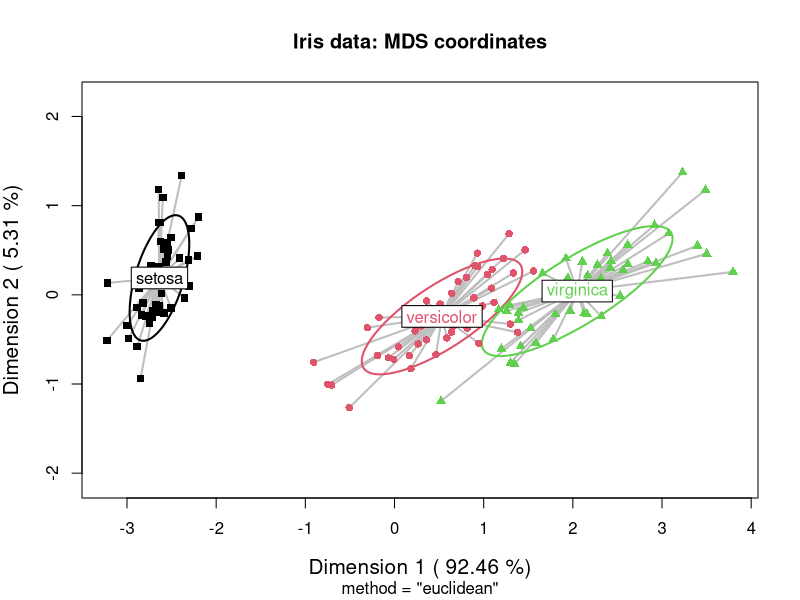
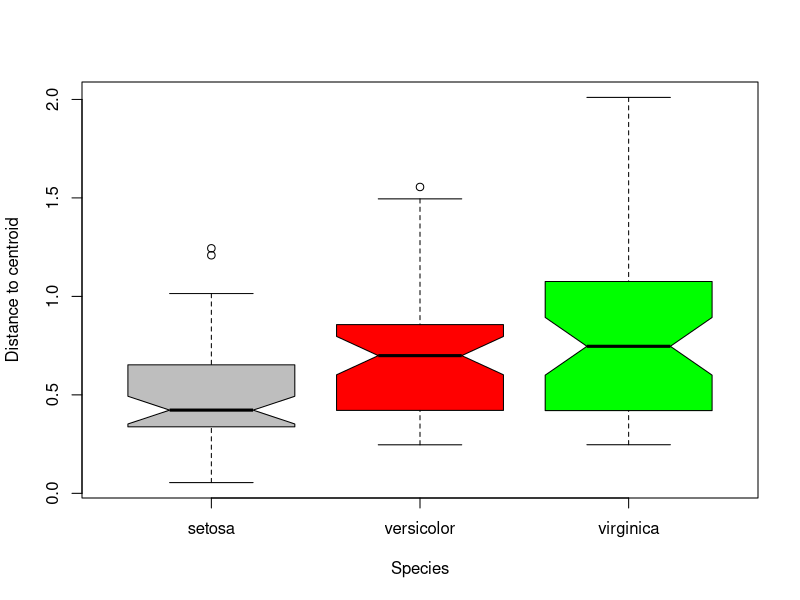

Generate these figures, in order, with R: (Note: this script raises an error after producing the figures.)
#' ---
#' title: "betadisper examples for EqCov paper"
#' author: "Michael Friendly"
#' date: "21 Jun 2016"
#' ---

#' This script reproduces all of the analysis and graphs for betadisper examples 
#' in the paper and also includes other analyses not described there.  It is set up as an
#' R script that can be "compiled" to HTML, Word, or PDF using `knitr::knit()`.  This is most
#' convenient within R Studio via the `File -> Compile Notebook` option.

#+ echo=FALSE
knitr::opts_chunk$set(warning=FALSE, message=FALSE, R.options=list(digits=4))

#' ## Load packages and the data
#' NB: This example requires vegan >= 2.4-0
library(vegan)
data(iris)

#' Calculate distances and run `betadisper`
dst <- dist(iris[,1:4])
iris.bd <- betadisper(dst, iris$Species)
iris.bd
anova(iris.bd)
permutest(iris.bd)

labs <- paste("Dimension", 1:4, "(", 
              round(100*iris.bd$eig / sum(iris.bd$eig), 2), "%)")

plot(iris.bd, cex=1, pch=15:17,
     main="Iris data: MDS coordinates", cex.lab=1.25,
     xlab=labs[1], ylab=labs[2],
     hull=FALSE, ellipse=TRUE, conf=0.68, lwd=2)


#' Boxplot of dispersions
boxplot(iris.bd, xlab="Species", notch=TRUE, col=c("gray", "red", "green"))

#' ## Skulls data
#' 
data(Skulls, package="heplots")
dst <- dist(Skulls[, -1])
skulls.bd <- betadisper(dst, Skulls$epoch)
skulls.bd
anova(skulls.bd)
permutest(skulls.bd)

plot(skulls.bd, main="Skulls data: MDS coordinates", 
     hull=FALSE, ellipse=TRUE, conf=0.68)
boxplot(skulls.bd, notch=TRUE, col="lightblue", xlab="Epoch")



#' ## Wine data
data(Wine, package="candisc")
dst <- dist(Wine[, -1])
wine.bd <- betadisper(dst, Wine$Cultivar)
wine.bd
anova(wine.bd)
permutest(wine.bd)

#plot(wine.bd, hull=FALSE, ellipse=TRUE, conf=0.68)
boxplot(wine.bd, xlab="Cultivar", notch=TRUE, col=c("red", "green", "blue"))


